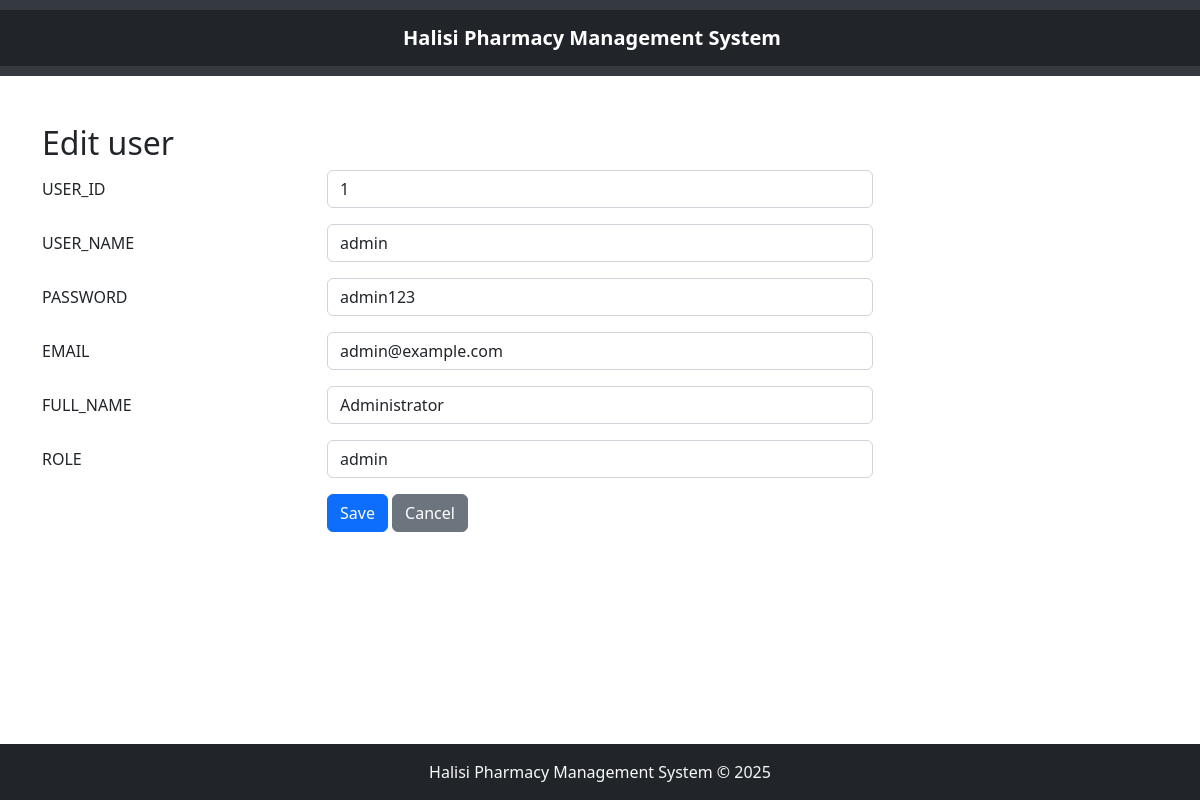
The app's page /users_management/edit.php?user_id=1 with its own data.
### tables this page shows
CREATE TABLE `users` (
  `user_id` int(11) NOT NULL,
  `username` varchar(50) NOT NULL,
  `password` varchar(100) NOT NULL,
  `email` varchar(100) DEFAULT NULL,
  `full_name` varchar(100) NOT NULL,
  `role` varchar(20) NOT NULL CHECK (`role` in ('admin','pharmacist','doctor','customer'))
);

### users_management/edit.php (the view, shortened to what this page needs)
<?php
   $servername = "localhost";
   $username = "root";
   $password = "";
   $dbname = "HALISI_PHARMACY_MGT_SYS";
   $conn = new mysqli($servername, $username, $password, $dbname);
   $username="";
   $password="";
   $email="";
   $full_name="";
   $role="";
   if ($_SERVER['REQUEST_METHOD'] == 'GET') {
    $user_id_in = $_GET["user_id"];
    $sql = "SELECT * FROM users WHERE user_id='$user_id_in'";
    $result = $conn->query($sql);
    $row = $result->fetch_assoc();
    $user_id_out = $row["user_id"];
    $username = $row["username"];
    $password = $row["password"];
    $email = $row["email"];
    $full_name = $row["full_name"];
    $role = $row["role"];
   }
?>
<!DOCTYPE html>
<html lang="en">
<head>
    <link rel="stylesheet" href="/PHARMACY/bootstrap-5.2.3-dist/css/bootstrap.min.css">
</head>
<body>
    <div class="container my-5">
        <h2>Edit user</h2>
        <form method="POST">
            <div class="row mb-3">
                <label class="col-sm-3 col-form-label">USER_ID</label>
                <div class="col-sm-6">
                    <input type="text" class="form-control" name="user_id" value="<?php echo htmlspecialchars($user_id_out); ?>">
                </div>
            </div>
            <div class="row mb-3">
            <label class="col-sm-3 col-form-label">USER_NAME</label>
            <div class="col-sm-6">
                <input type="text" class="form-control" name="username" value="<?php echo htmlspecialchars($username); ?>">
            </div>
        </div>
        <div class="row mb-3">
            <label class="col-sm-3 col-form-label">PASSWORD</label>
            <div class="col-sm-6">
                <input type="text" class="form-control" name="password" value="<?php echo htmlspecialchars($password); ?>">
            </div>
        </div>
        <div class="row mb-3">
            <label class="col-sm-3 col-form-label">EMAIL</label>
            <div class="col-sm-6">
                <input type="email" class="form-control" name="email" value="<?php echo htmlspecialchars($email); ?>">
            </div>
        </div>
        <div class="row mb-3">
            <label class="col-sm-3 col-form-label">FULL_NAME</label>
            <div class="col-sm-6">
                <input type="text" class="form-control" name="full_name" value="<?php echo htmlspecialchars($full_name); ?>">
            </div>
        </div>
        <div class="row mb-3">
            <label class="col-sm-3 col-form-label">ROLE</label>
            <div class="col-sm-6">
                <input type="text" class="form-control" name="role" value="<?php echo htmlspecialchars($role); ?>">
            </div>
        </div>
        <div class="row mb-3">
            <div class="col-sm-6 offset-sm-3">
                <button type="submit" class="btn btn-primary">Save</button>
                <a class="btn btn-secondary" href="/PHARMACY/users_management/users.php" role="button">Cancel</a>
            </div>
        </div>
        </form>
    </div>
</body>
</html>

### users_management/footer.php (style rules this page uses)
body { display: flex; flex-direction: column; min-height: 100vh; margin: 0; }

### records on screen
users: user_id "1", username "admin", password "admin123", email "admin@example.com", full_name "Administrator", role "admin"
